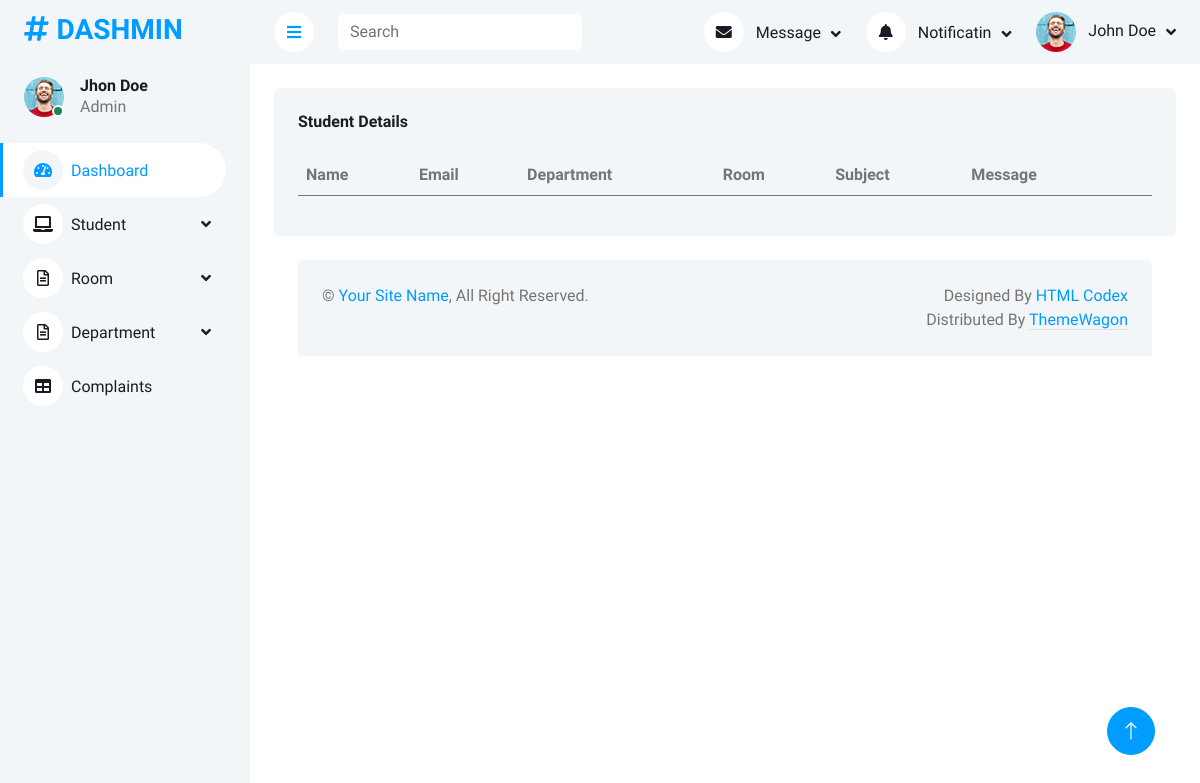
The app's page /AdminApp/complaints/, older data.
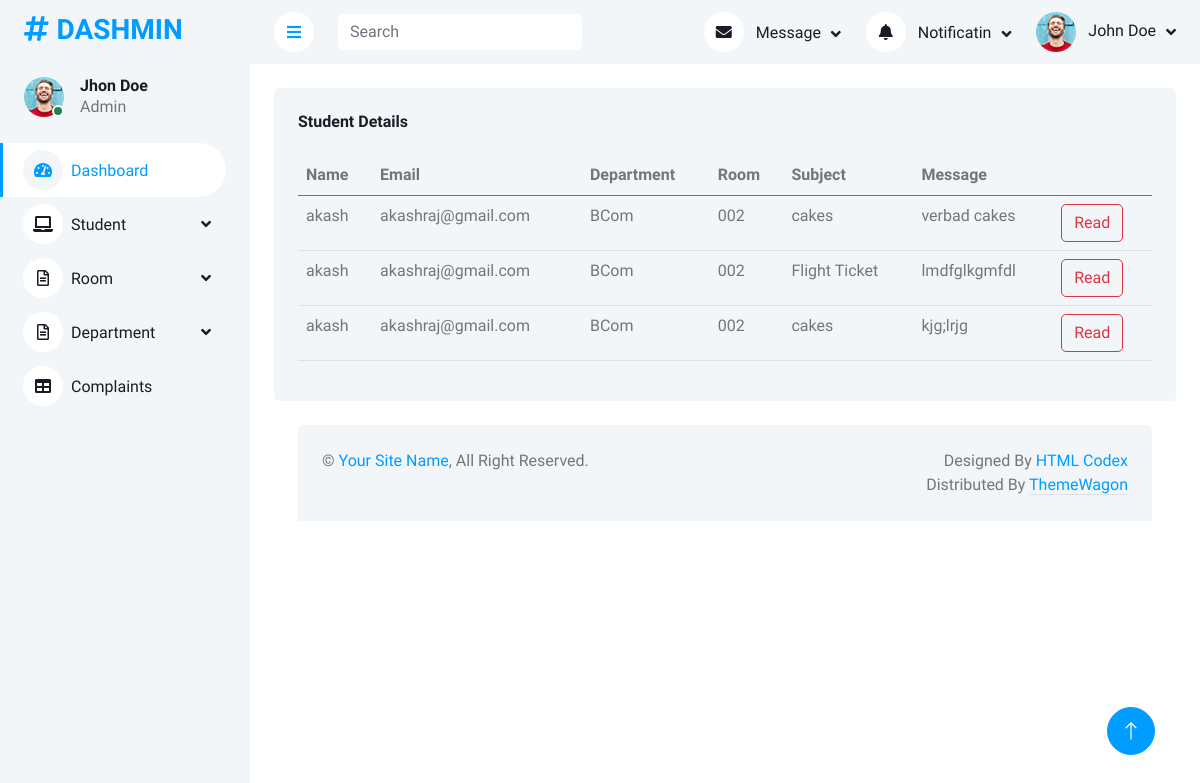
The same page, newer data.
### UserApp/models.py (models this page shows)
class Complaintdb(models.Model):
    name=models.CharField(max_length=50,blank=True,null=True)
    email=models.CharField(max_length=50,blank=True,null=True)
    udep=models.CharField(max_length=50,blank=True,null=True)
    uroom=models.CharField(max_length=50,blank=True,null=True)
    subject=models.CharField(max_length=50,blank=True,null=True)
    message=models.CharField(max_length=50,blank=True,null=True)

### AdminApp/views.py (the view)
# urls.py: path('complaints/', views.complaints, name="complaints"),
def complaints(request):
    data=Complaintdb.objects.all()
    return render(request,"complaints.html",{'data':data})

### AdminApp/templates/complaints.html (shortened to what this page needs)
<!DOCTYPE html>
{% extends 'index.html' %}
{% block content %}
<html lang="en">
<head>
</head>
<body>
<div class="bg-light rounded h-100 p-4">
                            <h6 class="mb-4">Student Details</h6>
                            <table class="table table-hover">
                                <thead>
                                    <tr>
                                       <th scope="col">Name</th>
                                        <th scope="col">Email</th>
                                        <th scope="col">Department</th>
                                        <th scope="col">Room</th>
                                        <th scope="col">Subject</th>
                                        <th scope="col">Message</th>
                                        <th></th>
                                    </tr>
                                </thead>
                                <tbody>
                                     {% for i in data %}
                                    <tr>
                                        <td>{{i.name}}</td>
                                        <td>{{i.email}}</td>
                                        <td>{{i.udep}}</td>
                                        <td>{{i.uroom}}</td>
                                        <td>{{i.subject}}</td>
                                        <td>{{i.message}}</td>
                                         <td>
                                            <form action="{% url 'deletecom' dataid=i.id %}">
                                                <button class="btn btn-outline-danger " >Read</button>
                                            </form>
                                        </td>
                                    </tr>
                                {% endfor %}
                                </tbody>
                            </table>
                        </div>
</body>
</html>
{% endblock %}

### AdminApp/templates/index.html (shortened to what this page needs)
<!DOCTYPE html>
{% load static %}
<html lang="en">
<head>
    <link href="https://cdnjs.cloudflare.com/ajax/libs/font-awesome/5.10.0/css/all.min.css" rel="stylesheet">
    <link href="https://cdn.jsdelivr.net/npm/bootstrap-icons@1.4.1/font/bootstrap-icons.css" rel="stylesheet">
    <link href="{% static 'assets/lib/owlcarousel/assets/owl.carousel.min.css' %}" rel="stylesheet">
    <link href="{% static 'assets/lib/tempusdominus/css/tempusdominus-bootstrap-4.min.css' %}" rel="stylesheet" />
    <link href="{% static 'assets/css/bootstrap.min.css' %}" rel="stylesheet">
    <link href="{% static 'assets/css/style.css' %}" rel="stylesheet">
</head>
<body>
    <div class="container-xxl position-relative bg-white d-flex p-0">
        <div class="sidebar pe-4 pb-3">
            <nav class="navbar bg-light navbar-light">
                <a href="index.html" class="navbar-brand mx-4 mb-3">
                    <h3 class="text-primary"><i class="fa fa-hashtag me-2"></i>DASHMIN</h3>
                </a>
                <div class="d-flex align-items-center ms-4 mb-4">
                    <div class="position-relative">
                        <img class="rounded-circle" src="{% static 'assets/img/user.jpg' %}" alt="" style="width: 40px; height: 40px;">
                        <div class="bg-success rounded-circle border border-2 border-white position-absolute end-0 bottom-0 p-1"></div>
                    </div>
                    <div class="ms-3">
                        <h6 class="mb-0">Jhon Doe</h6>
                        <span>Admin</span>
                    </div>
                </div>
                <div class="navbar-nav w-100">
                    <a href="#" class="nav-item nav-link active"><i class="fa fa-tachometer-alt me-2"></i>Dashboard</a>
                    <div class="nav-item dropdown">
                        <a href="#" class="nav-link dropdown-toggle" data-bs-toggle="dropdown"><i class="fa fa-laptop me-2"></i>Student</a>
                    </div>
                    <div class="nav-item dropdown">
                        <a href="#" class="nav-link dropdown-toggle" data-bs-toggle="dropdown"><i class="far fa-file-alt me-2"></i>Room</a>
                                  <div class="nav-item dropdown">
                        <a href="#" class="nav-link dropdown-toggle" data-bs-toggle="dropdown"><i class="far fa-file-alt me-2"></i>Department</a>
                    <a href="{% url 'complaints' %}" class="nav-item nav-link"><i class="fa fa-table me-2"></i>Complaints</a>
                    </div>
                </div>
            </nav>
        </div>
        <div class="content">
            <nav class="navbar navbar-expand bg-light navbar-light sticky-top px-4 py-0">
                <a href="#" class="sidebar-toggler flex-shrink-0">
                    <i class="fa fa-bars"></i>
                </a>
                <form class="d-none d-md-flex ms-4">
                    <input class="form-control border-0" type="search" placeholder="Search">
                </form>
                <div class="navbar-nav align-items-center ms-auto">
                    <div class="nav-item dropdown">
                        <a href="#" class="nav-link dropdown-toggle" data-bs-toggle="dropdown">
                            <i class="fa fa-envelope me-lg-2"></i>
                            <span class="d-none d-lg-inline-flex">Message</span>
                        </a>
                    </div>
                    <div class="nav-item dropdown">
                        <a href="#" class="nav-link dropdown-toggle" data-bs-toggle="dropdown">
                            <i class="fa fa-bell me-lg-2"></i>
                            <span class="d-none d-lg-inline-flex">Notificatin</span>
                        </a>
                    </div>
                    <div class="nav-item dropdown">
                        <a href="#" class="nav-link dropdown-toggle" data-bs-toggle="dropdown">
                            <img class="rounded-circle me-lg-2" src="{% static 'assets/img/user.jpg' %}" alt="" style="width: 40px; height: 40px;">
                            <span class="d-none d-lg-inline-flex">John Doe</span>
                        </a>
                    </div>
                </div>
            </nav>
            <div class="container-fluid pt-4 px-4">
                {% block content %}{% endblock %}
            <div class="container-fluid pt-4 px-4">
                <div class="bg-light rounded-top p-4">
                    <div class="row">
                        <div class="col-12 col-sm-6 text-center text-sm-start">
                            &copy; <a href="#">Your Site Name</a>, All Right Reserved.
                        </div>
                        <div class="col-12 col-sm-6 text-center text-sm-end">
                            Designed By <a href="https://htmlcodex.com">HTML Codex</a>
                        Distributed By <a class="border-bottom" href="https://themewagon.com" target="_blank">ThemeWagon</a>
                        </div>
                    </div>
                </div>
            </div>
        </div>
        <a href="#" class="btn btn-lg btn-primary btn-lg-square back-to-top"><i class="bi bi-arrow-up"></i></a>
    </div>
</body>
</html>

### AdminApp/static/assets/css/style.css (style rules this page uses)
:root { --primary: #009CFF; --light: #F3F6F9; --dark: #191C24; }
.back-to-top { position: fixed; display: none; right: 45px; bottom: 45px; z-index: 99; }
.btn { transition: .5s; }
.btn.btn-primary { color: #FFFFFF; }
.btn-lg-square { width: 48px; height: 48px; }
.btn-square, .btn-sm-square, .btn-lg-square { padding: 0; display: inline-flex; align-items: center; justify-content: center; font-weight: normal; border-radius: 50px; }
.sidebar { position: fixed; top: 0; left: 0; bottom: 0; width: 250px; height: 100vh; overflow-y: auto; background: var(--light); transition: 0.5s; z-index: 999; }
.content { margin-left: 250px; min-height: 100vh; background: #FFFFFF; transition: 0.5s; }
@media (min-width: 992px) { .sidebar { margin-left: 0; } }
@media (min-width: 992px) { .content { width: calc(100% - 250px); } }
.sidebar .navbar .navbar-nav .nav-link { padding: 7px 20px; color: var(--dark); font-weight: 500; border-left: 3px solid var(--light); border-radius: 0 30px 30px 0; outline: none; }
.sidebar .navbar .navbar-nav .nav-link:hover, .sidebar .navbar .navbar-nav .nav-link.active { color: var(--primary); background: #FFFFFF; border-color: var(--primary); }
.sidebar .navbar .navbar-nav .nav-link i { width: 40px; height: 40px; display: inline-flex; align-items: center; justify-content: center; background: #FFFFFF; border-radius: 40px; }
.sidebar .navbar .navbar-nav .nav-link:hover i, .sidebar .navbar .navbar-nav .nav-link.active i { background: var(--light); }
.sidebar .navbar .dropdown-toggle::after { position: absolute; top: 15px; right: 15px; border: none; content: "\f107"; font-family: "Font Awesome 5 Free"; font-weight: 900; transition: .5s; }
.content .navbar .navbar-nav .nav-link { margin-left: 25px; padding: 12px 0; color: var(--dark); outline: none; }
.content .navbar .sidebar-toggler, .content .navbar .navbar-nav .nav-link i { width: 40px; height: 40px; display: inline-flex; align-items: center; justify-content: center; background: #FFFFFF; border-radius: 40px; }
.content .navbar .dropdown-toggle::after { margin-left: 6px; vertical-align: middle; border: none; content: "\f107"; font-family: "Font Awesome 5 Free"; font-weight: 900; transition: .5s; }

Row changes from the older to the newer data that the page shows:
added Complaintdb: name "akash", email "akashraj@gmail.com", udep "BCom", uroom "002", subject "cakes", message "verbad cakes"
added Complaintdb: name "akash", email "akashraj@gmail.com", udep "BCom", uroom "002", subject "Flight Ticket", message "lmdfglkgmfdl"
added Complaintdb: name "akash", email "akashraj@gmail.com", udep "BCom", uroom "002", subject "cakes", message "kjg;lrjg"
